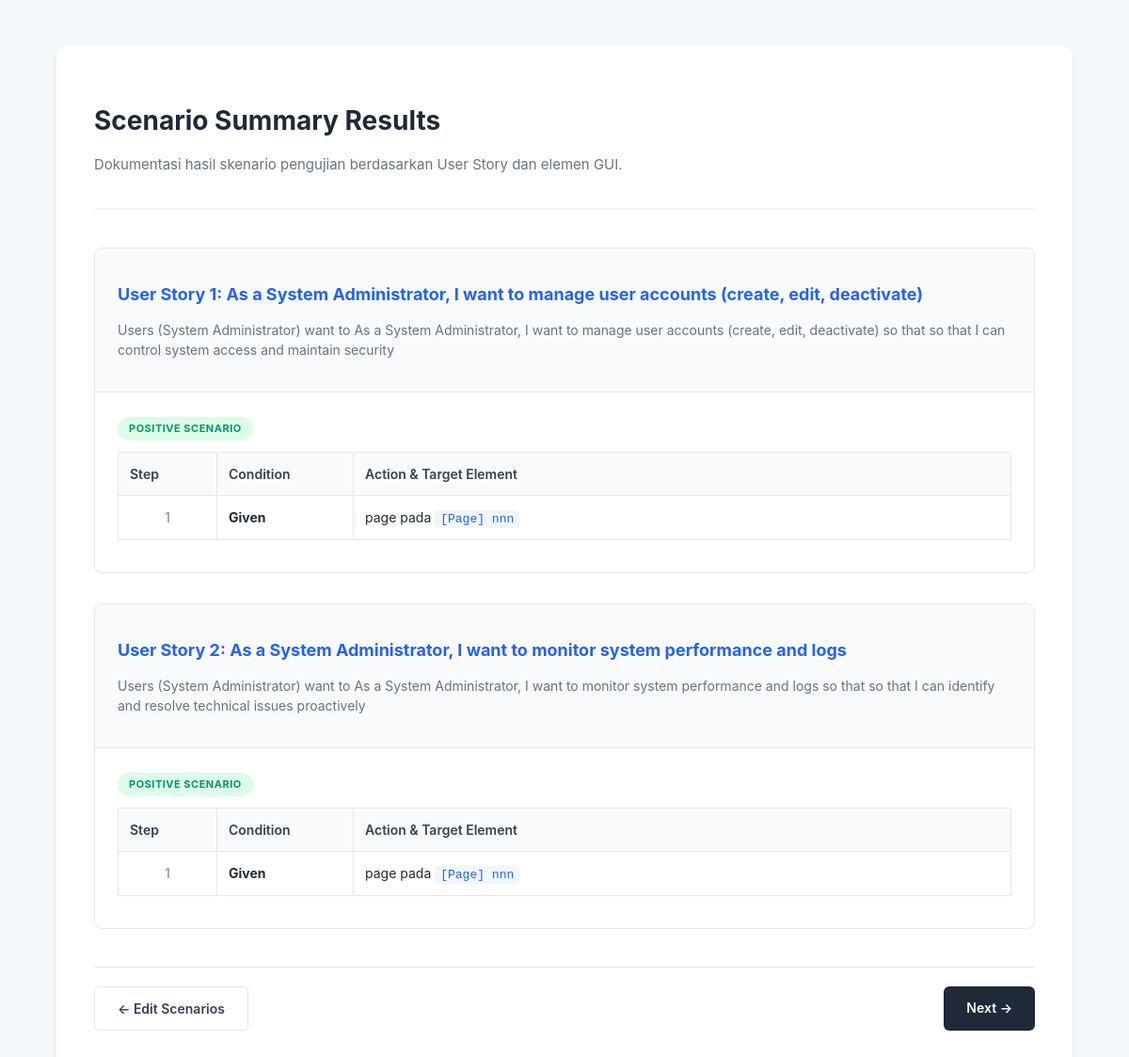
The app's page /scenario_result/ with its own data.
### main/models.py (models this page shows, shortened)
class UseCaseSpecification(models.Model):
    id = models.AutoField(primary_key=True)
    gui = models.ForeignKey(GUI, on_delete=models.CASCADE, null=True, blank=True)
    feature_name = models.CharField(max_length=255, default="Feature")
    summary_description = models.TextField(null=True, blank=True)
    PRIORITY_CHOICES = [
        ('Must Have', 'Must Have'),
        ('Should Have', 'Should Have'),
        ('Could Have', 'Could Have'),
        ("Won't Have", "Won't Have"),
    ]
    priority = models.CharField(max_length=50, choices=PRIORITY_CHOICES, default='Must Have')
    STATUS_CHOICES = [
        ('Active', 'Active'),
        ('Inactive', 'Inactive')
    ]
    status = models.CharField(max_length=50, choices=STATUS_CHOICES, default='Active')
    input_precondition = models.TextField(null=True, blank=True)
    input_postcondition = models.TextField(null=True, blank=True)

class TestScenario(models.Model):
    SCENARIO_TYPES = [('Positive', 'Positive'), ('Negative', 'Negative')]
    use_case = models.ForeignKey(UseCaseSpecification, on_delete=models.CASCADE, related_name='scenarios')
    scenario_type = models.CharField(max_length=20, choices=SCENARIO_TYPES)

class TestStep(models.Model):
    scenario = models.ForeignKey(TestScenario, on_delete=models.CASCADE, related_name='steps')
    step_number = models.IntegerField()
    condition = models.CharField(max_length=50)
    action_type = models.CharField(max_length=50)
    target_id = models.CharField(max_length=100, null=True, blank=True)
    target_text = models.CharField(max_length=255, null=True, blank=True)

### main/views.py (the view)
# urls.py: path('scenario_result/', views.scenario_result, name='scenario_result'),
def scenario_result(request):
    specs = UseCaseSpecification.objects.prefetch_related(
        'scenarios__steps'  # ← Sesuaikan dengan related_name di models
    ).all()
    print("=" * 60)
    print("🔍 SCENARIO RESULT DEBUG")
    print(f"Total Specs: {specs.count()}")
    for spec in specs:
        scenarios = spec.scenarios.all()  # ← Ganti jadi .scenarios
        print(f"\nSpec: {spec.feature_name} (ID: {spec.id})")
        print(f"  Scenarios: {scenarios.count()}")
        for scenario in scenarios:
            steps = scenario.steps.all()  # ← Ganti jadi .steps
            print(f"    - {scenario.scenario_type}: {steps.count()} steps")
    print("=" * 60)
    return render(request, 'main/scenario_result.html', {'specs': specs})

### main/templates/main/scenario_result.html (shortened to what this page needs)
<!DOCTYPE html>
<html lang="en">
<head>
</head>
<body>
<div class="container">
    <header>
        <h1>Scenario Summary Results</h1>
        <p class="subtitle">Dokumentasi hasil skenario pengujian berdasarkan User Story dan elemen GUI.</p>
    </header>
    {% for spec in specs %}
    <div class="story-card">
        <div class="story-header">
            <h2>User Story {{ forloop.counter }}: {{ spec.feature_name }}</h2>
            <p style="font-size: 14px; color: #6b7280;">{{ spec.summary_description|default:"No description provided." }}</p>
        </div>
        <div class="scenario-container">
            {% for scenario in spec.scenarios.all %}
            <div class="scenario-group">
                <span class="scenario-badge {% if scenario.scenario_type == 'Positive' %}bg-pos{% else %}bg-neg{% endif %}">
                    {{ scenario.scenario_type }} Scenario
                </span>
                <table class="result-table">
                    <thead>
                        <tr>
                            <th width="80">Step</th>
                            <th width="120">Condition</th>
                            <th>Action & Target Element</th>
                        </tr>
                    </thead>
                    <tbody>
                        {% for step in scenario.steps.all|dictsort:"step_number" %}
                        <tr>
                            <td class="step-col">{{ step.step_number }}</td>
                            <td class="cond-col">{{ step.condition }}</td>
                            <td>
                                <span>{{ step.action_type }}</span> pada
                                <span class="target-highlight">{{ step.target_text }}</span>
                            </td>
                        </tr>
                        {% endfor %}
                    </tbody>
                </table>
            </div>
            {% empty %}
            <div class="no-data">
                <p>Belum ada skenario (Positive/Negative) yang tersimpan untuk fitur ini.</p>
                <small>Pastikan Anda mengisi langkah-langkah di halaman sebelumnya sebelum menekan FINISH.</small>
            </div>
            {% endfor %}
        </div>
    </div>
    {% endfor %}
    <div class="navigation">
        <a href="{% url 'main:user_scenario' %}" class="btn btn-secondary">&larr; Edit Scenarios</a>
        <a href="{% url 'main:import_sql' %}" class="btn btn-primary">Next &rarr;</a>
    </div>
</div>
</body>
</html>

### main/templates/main/scenario_result.html (style rules this page uses)
:root { --primary: #2563eb; --success: #059669; --danger: #dc2626; --gray-50: #f9fafb; --gray-100: #f3f4f6; --gray-200: #e5e7eb; --gray-700: #374151; --gray-800: #1f2937; }
body { font-family: 'Inter', -apple-system, sans-serif; background-color: #f4f7fa; color: var(--gray-800); line-height: 1.5; padding: 40px 20px; }
.container { max-width: 1000px; margin: 0 auto; background: #ffffff; padding: 40px; border-radius: 12px; box-shadow: 0 4px 6px -1px rgba(0, 0, 0, 0.1); }
header { border-bottom: 2px solid var(--gray-100); padding-bottom: 20px; margin-bottom: 40px; }
h1 { font-size: 28px; margin-bottom: 8px; color: var(--gray-800); }
.subtitle { color: #6b7280; font-size: 15px; }
.story-card { border: 1px solid var(--gray-200); border-radius: 8px; margin-bottom: 32px; overflow: hidden; }
.story-header { background: var(--gray-50); padding: 20px 24px; border-bottom: 1px solid var(--gray-200); }
.story-header h2 { font-size: 18px; color: var(--primary); margin-bottom: 4px; }
.scenario-container { padding: 24px; }
.scenario-group { margin-bottom: 24px; }
.scenario-group:last-child { margin-bottom: 0; }
.scenario-badge { display: inline-block; padding: 4px 12px; border-radius: 20px; font-size: 11px; font-weight: 700; text-transform: uppercase; letter-spacing: 0.5px; margin-bottom: 12px; }
.bg-pos { background: #dcfce7; color: var(--success); }
.result-table { width: 100%; border-collapse: collapse; font-size: 14px; margin-bottom: 10px; }
.result-table th { background: var(--gray-50); text-align: left; padding: 12px; border: 1px solid var(--gray-200); color: var(--gray-700); font-weight: 600; }
.result-table td { padding: 12px; border: 1px solid var(--gray-200); vertical-align: top; }
.step-col { text-align: center; font-weight: 600; color: #9ca3af; }
.cond-col { font-weight: 700; color: var(--gray-800); width: 100px; }
.target-highlight { background: #eff6ff; color: var(--primary); padding: 2px 6px; border-radius: 4px; font-family: 'SFMono-Regular', Consolas, monospace; font-size: 13px; }
.navigation { display: flex; justify-content: space-between; margin-top: 40px; padding-top: 20px; border-top: 1px solid var(--gray-200); }
.btn { padding: 12px 24px; border-radius: 6px; text-decoration: none; font-weight: 600; font-size: 14px; transition: all 0.2s; }
.btn-secondary { background: white; border: 1px solid var(--gray-200); color: var(--gray-700); }
.btn-primary { background: var(--gray-800); color: white; border: none; }

### records on screen
UseCaseSpecification: feature_name "As a System Administrator, I want to manage user accounts (create, edit, deactivate)", summary_description "Users (System Administrator) want to As a System Administrator, I want to manage user accounts (create, edit, deactivate) so that so that I can control system access and maintain security"
TestScenario: scenario_type "POSITIVE"
TestStep: step_number "1", condition "Given", action_type "page", target_text "[Page] nnn"
UseCaseSpecification: feature_name "As a System Administrator, I want to monitor system performance and logs", summary_description "Users (System Administrator) want to As a System Administrator, I want to monitor system performance and logs so that so that I can identify and resolve technical issues proactively"
TestScenario: scenario_type "POSITIVE"
TestStep: step_number "1", condition "Given", action_type "page", target_text "[Page] nnn"
